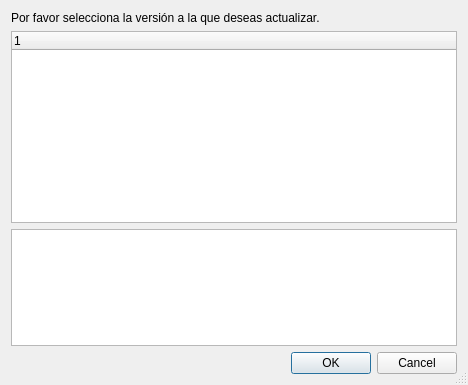
<?xml version="1.0" encoding="UTF-8"?>
<ui version="4.0">
 <class>SelectReleaseDialog</class>
 <widget class="QDialog" name="SelectReleaseDialog">
  <property name="geometry">
   <rect>
    <x>0</x>
    <y>0</y>
    <width>468</width>
    <height>385</height>
   </rect>
  </property>
  <property name="windowTitle">
   <string>Seleccionar versión a instalar</string>
  </property>
  <property name="sizeGripEnabled">
   <bool>true</bool>
  </property>
  <layout class="QVBoxLayout" name="verticalLayout" stretch="0,0,1,0">
   <item>
    <widget class="QLabel" name="eplainLabel">
     <property name="text">
      <string>Por favor selecciona la versión a la que deseas actualizar.</string>
     </property>
    </widget>
   </item>
   <item>
    <widget class="QTreeWidget" name="versionsTree">
     <property name="alternatingRowColors">
      <bool>true</bool>
     </property>
     <column>
      <property name="text">
       <string notr="true">1</string>
      </property>
     </column>
    </widget>
   </item>
   <item>
    <widget class="QTextBrowser" name="changelogTextBrowser"/>
   </item>
   <item>
    <widget class="QDialogButtonBox" name="buttonBox">
     <property name="orientation">
      <enum>Qt::Horizontal</enum>
     </property>
     <property name="standardButtons">
      <set>QDialogButtonBox::Cancel|QDialogButtonBox::Ok</set>
     </property>
    </widget>
   </item>
  </layout>
 </widget>
 <resources/>
 <connections>
  <connection>
   <sender>buttonBox</sender>
   <signal>accepted()</signal>
   <receiver>SelectReleaseDialog</receiver>
   <slot>accept()</slot>
   <hints>
    <hint type="sourcelabel">
     <x>248</x>
     <y>254</y>
    </hint>
    <hint type="destinationlabel">
     <x>157</x>
     <y>274</y>
    </hint>
   </hints>
  </connection>
  <connection>
   <sender>buttonBox</sender>
   <signal>rejected()</signal>
   <receiver>SelectReleaseDialog</receiver>
   <slot>reject()</slot>
   <hints>
    <hint type="sourcelabel">
     <x>316</x>
     <y>260</y>
    </hint>
    <hint type="destinationlabel">
     <x>286</x>
     <y>274</y>
    </hint>
   </hints>
  </connection>
 </connections>
</ui>
